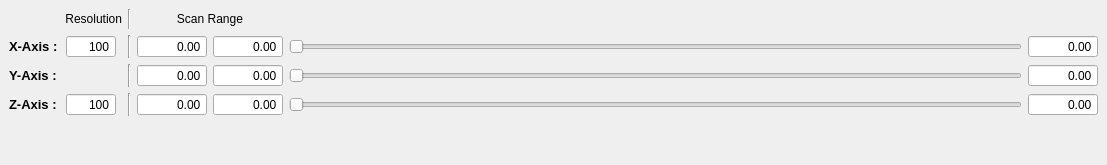
  <widget class="QDockWidget" name="scan_control_dockWidget">
   <property name="sizePolicy">
    <sizepolicy hsizetype="Preferred" vsizetype="Fixed">
     <horstretch>0</horstretch>
     <verstretch>0</verstretch>
    </sizepolicy>
   </property>
   <property name="maximumSize">
    <size>
     <width>524287</width>
     <height>170</height>
    </size>
   </property>
   <property name="windowTitle">
    <string>Scan parameters</string>
   </property>
   <attribute name="dockWidgetArea">
    <number>8</number>
   </attribute>
   <widget class="QWidget" name="dockWidgetContents_3">
    <layout class="QGridLayout" name="gridLayout_3">
     <item row="0" column="0" colspan="2">
      <widget class="QLabel" name="resolutionLabel">
       <property name="sizePolicy">
        <sizepolicy hsizetype="Fixed" vsizetype="Preferred">
         <horstretch>0</horstretch>
         <verstretch>0</verstretch>
        </sizepolicy>
       </property>
       <property name="minimumSize">
        <size>
         <width>50</width>
         <height>0</height>
        </size>
       </property>
       <property name="maximumSize">
        <size>
         <width>125</width>
         <height>16777215</height>
        </size>
       </property>
       <property name="text">
        <string>Resolution</string>
       </property>
       <property name="alignment">
        <set>Qt::AlignRight|Qt::AlignTrailing|Qt::AlignVCenter</set>
       </property>
      </widget>
     </item>
     <item row="0" column="2">
      <widget class="Line" name="line">
       <property name="orientation">
        <enum>Qt::Vertical</enum>
       </property>
      </widget>
     </item>
     <item row="0" column="3" colspan="2">
      <widget class="QLabel" name="scanrangeLabel">
       <property name="text">
        <string>Scan Range</string>
       </property>
       <property name="alignment">
        <set>Qt::AlignCenter</set>
       </property>
      </widget>
     </item>
     <item row="0" column="5">
      <spacer name="horizontalSpacer_2">
       <property name="orientation">
        <enum>Qt::Horizontal</enum>
       </property>
       <property name="sizeHint" stdset="0">
        <size>
         <width>733</width>
         <height>20</height>
        </size>
       </property>
      </spacer>
     </item>
     <item row="1" column="0">
      <widget class="QLabel" name="xAxisLabel">
       <property name="sizePolicy">
        <sizepolicy hsizetype="Fixed" vsizetype="Preferred">
         <horstretch>0</horstretch>
         <verstretch>0</verstretch>
        </sizepolicy>
       </property>
       <property name="font">
        <font>
         <pointsize>10</pointsize>
         <weight>75</weight>
         <bold>true</bold>
        </font>
       </property>
       <property name="text">
        <string>X-Axis :</string>
       </property>
       <property name="scaledContents">
        <bool>false</bool>
       </property>
      </widget>
     </item>
     <item row="1" column="1">
      <widget class="QSpinBox" name="xy_res_InputWidget">
       <property name="sizePolicy">
        <sizepolicy hsizetype="Expanding" vsizetype="Fixed">
         <horstretch>0</horstretch>
         <verstretch>0</verstretch>
        </sizepolicy>
       </property>
       <property name="maximumSize">
        <size>
         <width>50</width>
         <height>16777215</height>
        </size>
       </property>
       <property name="mouseTracking">
        <bool>true</bool>
       </property>
       <property name="focusPolicy">
        <enum>Qt::WheelFocus</enum>
       </property>
       <property name="acceptDrops">
        <bool>true</bool>
       </property>
       <property name="toolTip">
        <string>&lt;html&gt;&lt;head/&gt;&lt;body&gt;&lt;p&gt;&lt;span style=&quot; font-size:10pt; font-weight:600;&quot;&gt;XY-Resolution&lt;/span&gt;&lt;/p&gt;&lt;/body&gt;&lt;/html&gt;</string>
       </property>
       <property name="alignment">
        <set>Qt::AlignRight|Qt::AlignTrailing|Qt::AlignVCenter</set>
       </property>
       <property name="buttonSymbols">
        <enum>QAbstractSpinBox::NoButtons</enum>
       </property>
       <property name="accelerated">
        <bool>true</bool>
       </property>
       <property name="minimum">
        <number>2</number>
       </property>
       <property name="maximum">
        <number>10000</number>
       </property>
       <property name="value">
        <number>100</number>
       </property>
      </widget>
     </item>
     <item row="1" column="2">
      <widget class="Line" name="line_2">
       <property name="orientation">
        <enum>Qt::Vertical</enum>
       </property>
      </widget>
     </item>
     <item row="1" column="4">
      <widget class="ScienDSpinBox" name="x_max_InputWidget">
       <property name="sizePolicy">
        <sizepolicy hsizetype="Expanding" vsizetype="Fixed">
         <horstretch>0</horstretch>
         <verstretch>0</verstretch>
        </sizepolicy>
       </property>
       <property name="minimumSize">
        <size>
         <width>70</width>
         <height>0</height>
        </size>
       </property>
       <property name="maximumSize">
        <size>
         <width>50</width>
         <height>16777215</height>
        </size>
       </property>
       <property name="mouseTracking">
        <bool>true</bool>
       </property>
       <property name="focusPolicy">
        <enum>Qt::WheelFocus</enum>
       </property>
       <property name="acceptDrops">
        <bool>true</bool>
       </property>
       <property name="toolTip">
        <string>&lt;html&gt;&lt;head/&gt;&lt;body&gt;&lt;p&gt;&lt;span style=&quot; font-size:10pt; font-weight:600;&quot;&gt;X_Max&lt;/span&gt;&lt;/p&gt;&lt;/body&gt;&lt;/html&gt;</string>
       </property>
       <property name="alignment">
        <set>Qt::AlignRight|Qt::AlignTrailing|Qt::AlignVCenter</set>
       </property>
       <property name="buttonSymbols">
        <enum>QAbstractSpinBox::NoButtons</enum>
       </property>
       <property name="accelerated">
        <bool>true</bool>
       </property>
       <property name="decimals">
        <number>2</number>
       </property>
       <property name="minimum">
        <double>-200.000000000000000</double>
       </property>
       <property name="maximum">
        <double>200.000000000000000</double>
       </property>
      </widget>
     </item>
     <item row="1" column="5">
      <widget class="QSlider" name="x_SliderWidget">
       <property name="minimumSize">
        <size>
         <width>150</width>
         <height>0</height>
        </size>
       </property>
       <property name="singleStep">
        <number>1</number>
       </property>
       <property name="orientation">
        <enum>Qt::Horizontal</enum>
       </property>
      </widget>
     </item>
     <item row="1" column="6">
      <widget class="ScienDSpinBox" name="x_current_InputWidget">
       <property name="sizePolicy">
        <sizepolicy hsizetype="Expanding" vsizetype="Fixed">
         <horstretch>0</horstretch>
         <verstretch>0</verstretch>
        </sizepolicy>
       </property>
       <property name="minimumSize">
        <size>
         <width>70</width>
         <height>0</height>
        </size>
       </property>
       <property name="maximumSize">
        <size>
         <width>50</width>
         <height>16777215</height>
        </size>
       </property>
       <property name="mouseTracking">
        <bool>true</bool>
       </property>
       <property name="focusPolicy">
        <enum>Qt::WheelFocus</enum>
       </property>
       <property name="acceptDrops">
        <bool>true</bool>
       </property>
       <property name="toolTip">
        <string>&lt;html&gt;&lt;head/&gt;&lt;body&gt;&lt;p&gt;&lt;span style=&quot; font-size:10pt; font-weight:600;&quot;&gt;X-position&lt;/span&gt;&lt;/p&gt;&lt;/body&gt;&lt;/html&gt;</string>
       </property>
       <property name="alignment">
        <set>Qt::AlignRight|Qt::AlignTrailing|Qt::AlignVCenter</set>
       </property>
       <property name="buttonSymbols">
        <enum>QAbstractSpinBox::NoButtons</enum>
       </property>
       <property name="accelerated">
        <bool>true</bool>
       </property>
       <property name="decimals">
        <number>2</number>
       </property>
       <property name="minimum">
        <double>-1000.000000000000000</double>
       </property>
       <property name="maximum">
        <double>1000.000000000000000</double>
       </property>
       <property name="singleStep">
        <double>0.010000000000000</double>
       </property>
      </widget>
     </item>
     <item row="2" column="0">
      <widget class="QLabel" name="yAxisLabel">
       <property name="sizePolicy">
        <sizepolicy hsizetype="Fixed" vsizetype="Preferred">
         <horstretch>0</horstretch>
         <verstretch>0</verstretch>
        </sizepolicy>
       </property>
       <property name="font">
        <font>
         <pointsize>10</pointsize>
         <weight>75</weight>
         <bold>true</bold>
        </font>
       </property>
       <property name="text">
        <string>Y-Axis :</string>
       </property>
      </widget>
     </item>
     <item row="2" column="1">
      <spacer name="horizontalSpacer_3">
       <property name="orientation">
        <enum>Qt::Horizontal</enum>
       </property>
       <property name="sizeType">
        <enum>QSizePolicy::Fixed</enum>
       </property>
       <property name="sizeHint" stdset="0">
        <size>
         <width>56</width>
         <height>20</height>
        </size>
       </property>
      </spacer>
     </item>
     <item row="2" column="2">
      <widget class="Line" name="line_3">
       <property name="orientation">
        <enum>Qt::Vertical</enum>
       </property>
      </widget>
     </item>
     <item row="2" column="3">
      <widget class="ScienDSpinBox" name="y_min_InputWidget">
       <property name="sizePolicy">
        <sizepolicy hsizetype="Expanding" vsizetype="Fixed">
         <horstretch>0</horstretch>
         <verstretch>0</verstretch>
        </sizepolicy>
       </property>
       <property name="minimumSize">
        <size>
         <width>70</width>
         <height>0</height>
        </size>
       </property>
       <property name="maximumSize">
        <size>
         <width>50</width>
         <height>16777215</height>
        </size>
       </property>
       <property name="mouseTracking">
        <bool>true</bool>
       </property>
       <property name="focusPolicy">
        <enum>Qt::WheelFocus</enum>
       </property>
       <property name="acceptDrops">
        <bool>true</bool>
       </property>
       <property name="toolTip">
        <string>&lt;html&gt;&lt;head/&gt;&lt;body&gt;&lt;p&gt;&lt;span style=&quot; font-size:10pt; font-weight:600;&quot;&gt;Y_Min&lt;/span&gt;&lt;/p&gt;&lt;/body&gt;&lt;/html&gt;</string>
       </property>
       <property name="alignment">
        <set>Qt::AlignRight|Qt::AlignTrailing|Qt::AlignVCenter</set>
       </property>
       <property name="buttonSymbols">
        <enum>QAbstractSpinBox::NoButtons</enum>
       </property>
       <property name="accelerated">
        <bool>true</bool>
       </property>
       <property name="decimals">
        <number>2</number>
       </property>
       <property name="minimum">
        <double>-200.000000000000000</double>
       </property>
       <property name="maximum">
        <double>200.000000000000000</double>
       </property>
      </widget>
     </item>
     <item row="2" column="4">
      <widget class="ScienDSpinBox" name="y_max_InputWidget">
       <property name="sizePolicy">
        <sizepolicy hsizetype="Expanding" vsizetype="Fixed">
         <horstretch>0</horstretch>
         <verstretch>0</verstretch>
        </sizepolicy>
       </property>
       <property name="minimumSize">
        <size>
         <width>70</width>
         <height>0</height>
        </size>
       </property>
       <property name="maximumSize">
        <size>
         <width>50</width>
         <height>16777215</height>
        </size>
       </property>
       <property name="mouseTracking">
        <bool>true</bool>
       </property>
       <property name="focusPolicy">
        <enum>Qt::WheelFocus</enum>
       </property>
       <property name="acceptDrops">
        <bool>true</bool>
       </property>
       <property name="toolTip">
        <string>&lt;html&gt;&lt;head/&gt;&lt;body&gt;&lt;p&gt;&lt;span style=&quot; font-size:10pt; font-weight:600;&quot;&gt;Y_Max&lt;/span&gt;&lt;/p&gt;&lt;/body&gt;&lt;/html&gt;</string>
       </property>
       <property name="alignment">
        <set>Qt::AlignRight|Qt::AlignTrailing|Qt::AlignVCenter</set>
       </property>
       <property name="buttonSymbols">
        <enum>QAbstractSpinBox::NoButtons</enum>
       </property>
       <property name="accelerated">
        <bool>true</bool>
       </property>
       <property name="decimals">
        <number>2</number>
       </property>
       <property name="minimum">
        <double>-200.000000000000000</double>
       </property>
       <property name="maximum">
        <double>200.000000000000000</double>
       </property>
      </widget>
     </item>
     <item row="2" column="5">
      <widget class="QSlider" name="y_SliderWidget">
       <property name="sizePolicy">
        <sizepolicy hsizetype="Expanding" vsizetype="Fixed">
         <horstretch>0</horstretch>
         <verstretch>0</verstretch>
        </sizepolicy>
       </property>
       <property name="minimumSize">
        <size>
         <width>150</width>
         <height>0</height>
        </size>
       </property>
       <property name="sizeIncrement">
        <size>
         <width>0</width>
         <height>0</height>
        </size>
       </property>
       <property name="baseSize">
        <size>
         <width>0</width>
         <height>0</height>
        </size>
       </property>
       <property name="focusPolicy">
        <enum>Qt::StrongFocus</enum>
       </property>
       <property name="orientation">
        <enum>Qt::Horizontal</enum>
       </property>
      </widget>
     </item>
     <item row="2" column="6">
      <widget class="ScienDSpinBox" name="y_current_InputWidget">
       <property name="sizePolicy">
        <sizepolicy hsizetype="Expanding" vsizetype="Fixed">
         <horstretch>0</horstretch>
         <verstretch>0</verstretch>
        </sizepolicy>
       </property>
       <property name="minimumSize">
        <size>
         <width>70</width>
         <height>0</height>
        </size>
       </property>
       <property name="maximumSize">
        <size>
         <width>50</width>
         <height>16777215</height>
        </size>
       </property>
       <property name="mouseTracking">
        <bool>true</bool>
       </property>
       <property name="focusPolicy">
        <enum>Qt::WheelFocus</enum>
       </property>
       <property name="acceptDrops">
        <bool>true</bool>
       </property>
       <property name="toolTip">
        <string>&lt;html&gt;&lt;head/&gt;&lt;body&gt;&lt;p&gt;&lt;span style=&quot; font-size:10pt; font-weight:600;&quot;&gt;Y-position&lt;/span&gt;&lt;/p&gt;&lt;/body&gt;&lt;/html&gt;</string>
       </property>
       <property name="alignment">
        <set>Qt::AlignRight|Qt::AlignTrailing|Qt::AlignVCenter</set>
       </property>
       <property name="buttonSymbols">
        <enum>QAbstractSpinBox::NoButtons</enum>
       </property>
       <property name="accelerated">
        <bool>true</bool>
       </property>
       <property name="decimals">
        <number>2</number>
       </property>
       <property name="minimum">
        <double>-1000.000000000000000</double>
       </property>
       <property name="maximum">
        <double>1000.000000000000000</double>
       </property>
       <property name="singleStep">
        <double>0.010000000000000</double>
       </property>
      </widget>
     </item>
     <item row="3" column="0">
      <widget class="QLabel" name="zAxisLabel">
       <property name="sizePolicy">
        <sizepolicy hsizetype="Fixed" vsizetype="Preferred">
         <horstretch>0</horstretch>
         <verstretch>0</verstretch>
        </sizepolicy>
       </property>
       <property name="minimumSize">
        <size>
         <width>51</width>
         <height>0</height>
        </size>
       </property>
       <property name="font">
        <font>
         <pointsize>10</pointsize>
         <weight>75</weight>
         <bold>true</bold>
        </font>
       </property>
       <property name="text">
        <string>Z-Axis :</string>
       </property>
      </widget>
     </item>
     <item row="3" column="1">
      <widget class="QSpinBox" name="z_res_InputWidget">
       <property name="sizePolicy">
        <sizepolicy hsizetype="Expanding" vsizetype="Fixed">
         <horstretch>0</horstretch>
         <verstretch>0</verstretch>
        </sizepolicy>
       </property>
       <property name="maximumSize">
        <size>
         <width>50</width>
         <height>16777215</height>
        </size>
       </property>
       <property name="mouseTracking">
        <bool>true</bool>
       </property>
       <property name="focusPolicy">
        <enum>Qt::WheelFocus</enum>
       </property>
       <property name="acceptDrops">
        <bool>true</bool>
       </property>
       <property name="toolTip">
        <string>&lt;html&gt;&lt;head/&gt;&lt;body&gt;&lt;p&gt;&lt;span style=&quot; font-size:10pt; font-weight:600;&quot;&gt;Z-Resolution&lt;/span&gt;&lt;/p&gt;&lt;/body&gt;&lt;/html&gt;</string>
       </property>
       <property name="alignment">
        <set>Qt::AlignRight|Qt::AlignTrailing|Qt::AlignVCenter</set>
       </property>
       <property name="buttonSymbols">
        <enum>QAbstractSpinBox::NoButtons</enum>
       </property>
       <property name="accelerated">
        <bool>true</bool>
       </property>
       <property name="minimum">
        <number>2</number>
       </property>
       <property name="maximum">
        <number>10000</number>
       </property>
       <property name="value">
        <number>100</number>
       </property>
      </widget>
     </item>
     <item row="3" column="2">
      <widget class="Line" name="line_4">
       <property name="orientation">
        <enum>Qt::Vertical</enum>
       </property>
      </widget>
     </item>
     <item row="3" column="3">
      <widget class="ScienDSpinBox" name="z_min_InputWidget">
       <property name="sizePolicy">
        <sizepolicy hsizetype="Expanding" vsizetype="Fixed">
         <horstretch>0</horstretch>
         <verstretch>0</verstretch>
        </sizepolicy>
       </property>
       <property name="minimumSize">
        <size>
         <width>70</width>
         <height>0</height>
        </size>
       </property>
       <property name="maximumSize">
        <size>
         <width>50</width>
         <height>16777215</height>
        </size>
       </property>
       <property name="mouseTracking">
        <bool>true</bool>
       </property>
       <property name="focusPolicy">
        <enum>Qt::WheelFocus</enum>
       </property>
       <property name="acceptDrops">
        <bool>true</bool>
       </property>
       <property name="toolTip">
        <string>&lt;html&gt;&lt;head/&gt;&lt;body&gt;&lt;p&gt;&lt;span style=&quot; font-size:10pt; font-weight:600;&quot;&gt;Z_Min&lt;/span&gt;&lt;/p&gt;&lt;/body&gt;&lt;/html&gt;</string>
       </property>
       <property name="alignment">
        <set>Qt::AlignRight|Qt::AlignTrailing|Qt::AlignVCenter</set>
       </property>
       <property name="buttonSymbols">
        <enum>QAbstractSpinBox::NoButtons</enum>
       </property>
       <property name="accelerated">
        <bool>true</bool>
       </property>
       <property name="decimals">
        <number>2</number>
       </property>
       <property name="minimum">
        <double>-200.000000000000000</double>
       </property>
       <property name="maximum">
        <double>200.000000000000000</double>
       </property>
      </widget>
     </item>
     <item row="3" column="4">
      <widget class="ScienDSpinBox" name="z_max_InputWidget">
       <property name="sizePolicy">
        <sizepolicy hsizetype="Expanding" vsizetype="Fixed">
         <horstretch>0</horstretch>
         <verstretch>0</verstretch>
        </sizepolicy>
       </property>
       <property name="minimumSize">
        <size>
         <width>70</width>
         <height>0</height>
        </size>
       </property>
       <property name="maximumSize">
        <size>
         <width>50</width>
         <height>16777215</height>
        </size>
       </property>
       <property name="mouseTracking">
        <bool>true</bool>
       </property>
       <property name="focusPolicy">
        <enum>Qt::WheelFocus</enum>
       </property>
       <property name="acceptDrops">
        <bool>true</bool>
       </property>
       <property name="toolTip">
        <string>&lt;html&gt;&lt;head/&gt;&lt;body&gt;&lt;p&gt;&lt;span style=&quot; font-size:10pt; font-weight:600;&quot;&gt;Z_Max&lt;/span&gt;&lt;/p&gt;&lt;/body&gt;&lt;/html&gt;</string>
       </property>
       <property name="alignment">
        <set>Qt::AlignRight|Qt::AlignTrailing|Qt::AlignVCenter</set>
       </property>
       <property name="buttonSymbols">
        <enum>QAbstractSpinBox::NoButtons</enum>
       </property>
       <property name="accelerated">
        <bool>true</bool>
       </property>
       <property name="decimals">
        <number>2</number>
       </property>
       <property name="minimum">
        <double>-200.000000000000000</double>
       </property>
       <property name="maximum">
        <double>200.000000000000000</double>
       </property>
      </widget>
     </item>
     <item row="3" column="5">
      <widget class="QSlider" name="z_SliderWidget">
       <property name="minimumSize">
        <size>
         <width>150</width>
         <height>0</height>
        </size>
       </property>
       <property name="orientation">
        <enum>Qt::Horizontal</enum>
       </property>
      </widget>
     </item>
     <item row="3" column="6">
      <widget class="ScienDSpinBox" name="z_current_InputWidget">
       <property name="sizePolicy">
        <sizepolicy hsizetype="Expanding" vsizetype="Fixed">
         <horstretch>0</horstretch>
         <verstretch>0</verstretch>
        </sizepolicy>
       </property>
       <property name="minimumSize">
        <size>
         <width>70</width>
         <height>0</height>
        </size>
       </property>
       <property name="maximumSize">
        <size>
         <width>50</width>
         <height>16777215</height>
        </size>
       </property>
       <property name="mouseTracking">
        <bool>true</bool>
       </property>
       <property name="focusPolicy">
        <enum>Qt::WheelFocus</enum>
       </property>
       <property name="acceptDrops">
        <bool>true</bool>
       </property>
       <property name="toolTip">
        <string>&lt;html&gt;&lt;head/&gt;&lt;body&gt;&lt;p&gt;&lt;span style=&quot; font-size:10pt; font-weight:600;&quot;&gt;Z-position&lt;/span&gt;&lt;/p&gt;&lt;/body&gt;&lt;/html&gt;</string>
       </property>
       <property name="alignment">
        <set>Qt::AlignRight|Qt::AlignTrailing|Qt::AlignVCenter</set>
       </property>
       <property name="buttonSymbols">
        <enum>QAbstractSpinBox::NoButtons</enum>
       </property>
       <property name="decimals">
        <number>2</number>
       </property>
       <property name="minimum">
        <double>-1000.000000000000000</double>
       </property>
       <property name="maximum">
        <double>1000.000000000000000</double>
       </property>
       <property name="singleStep">
        <double>0.010000000000000</double>
       </property>
      </widget>
     </item>
     <item row="4" column="5">
      <spacer name="verticalSpacer_2">
       <property name="orientation">
        <enum>Qt::Vertical</enum>
       </property>
       <property name="sizeHint" stdset="0">
        <size>
         <width>20</width>
         <height>40</height>
        </size>
       </property>
      </spacer>
     </item>
     <item row="1" column="3">
      <widget class="ScienDSpinBox" name="x_min_InputWidget">
       <property name="sizePolicy">
        <sizepolicy hsizetype="Expanding" vsizetype="Fixed">
         <horstretch>0</horstretch>
         <verstretch>0</verstretch>
        </sizepolicy>
       </property>
       <property name="minimumSize">
        <size>
         <width>70</width>
         <height>0</height>
        </size>
       </property>
       <property name="maximumSize">
        <size>
         <width>50</width>
         <height>16777215</height>
        </size>
       </property>
       <property name="mouseTracking">
        <bool>true</bool>
       </property>
       <property name="focusPolicy">
        <enum>Qt::WheelFocus</enum>
       </property>
       <property name="acceptDrops">
        <bool>true</bool>
       </property>
       <property name="toolTip">
        <string>&lt;html&gt;&lt;head/&gt;&lt;body&gt;&lt;p&gt;&lt;span style=&quot; font-size:10pt; font-weight:600;&quot;&gt;X_Min&lt;/span&gt;&lt;/p&gt;&lt;/body&gt;&lt;/html&gt;</string>
       </property>
       <property name="alignment">
        <set>Qt::AlignRight|Qt::AlignTrailing|Qt::AlignVCenter</set>
       </property>
       <property name="buttonSymbols">
        <enum>QAbstractSpinBox::NoButtons</enum>
       </property>
       <property name="accelerated">
        <bool>true</bool>
       </property>
       <property name="decimals">
        <number>2</number>
       </property>
       <property name="minimum">
        <double>-200.000000000000000</double>
       </property>
       <property name="maximum">
        <double>200.000000000000000</double>
       </property>
       <property name="singleStep">
        <double>0.100000000000000</double>
       </property>
      </widget>
     </item>
    </layout>
   </widget>
  </widget>
